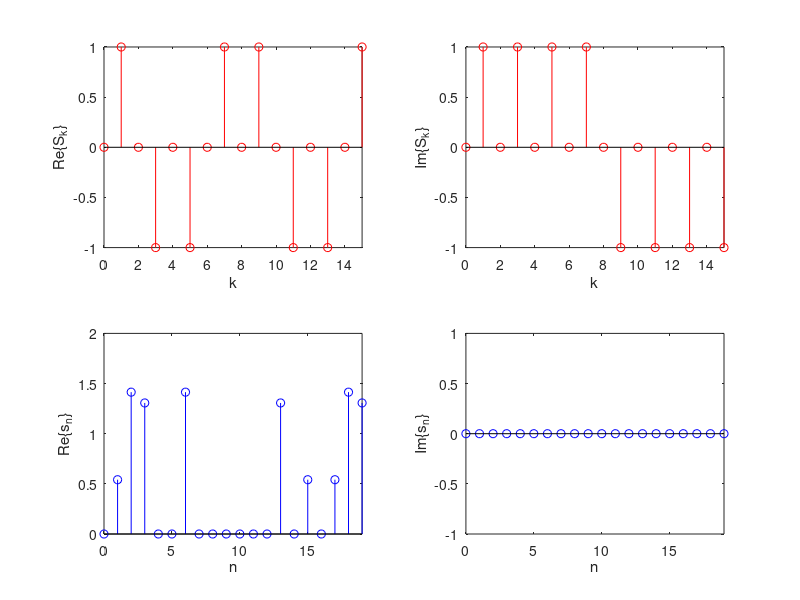
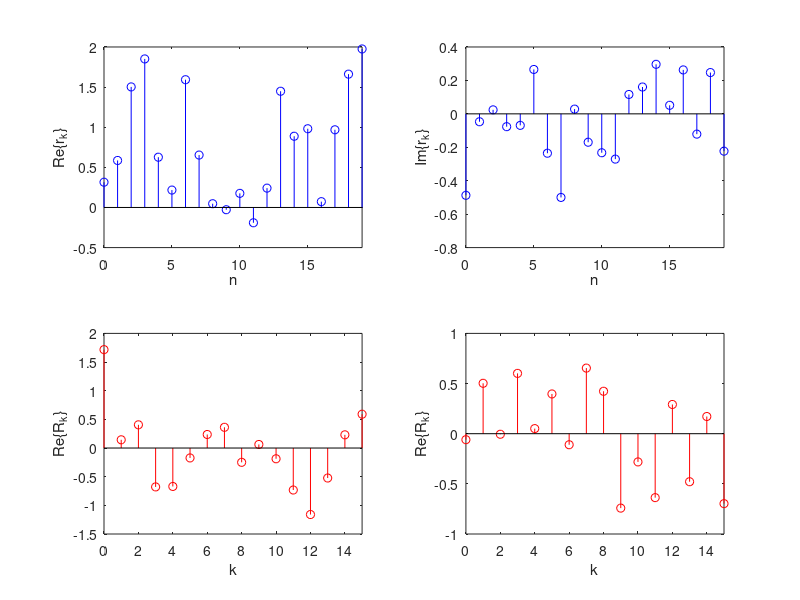
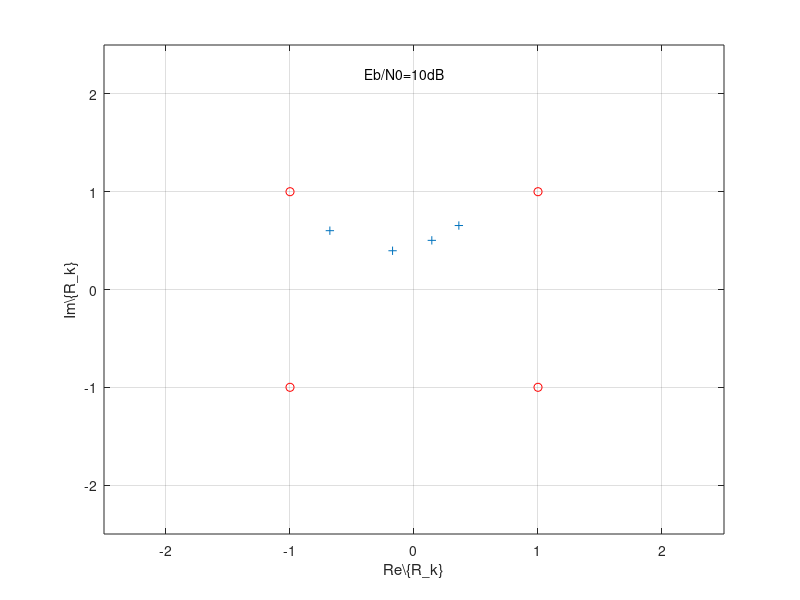

Write the MATLAB code that produced these figures, in order.
%% Signal values and constellation diagram for ACO-OFDM
clear all;close all;clc;
N = 16;% no. OFDM subcarriers
NCP = 4; % CP length
NOFDM = 1; % no.transmitted OFDM symbols
EbN0dB_sim = 10; %SNR (dB)
QPSK_sig_set = [1+i -1+i 1-i -1-i]; %QPSK signal set
h = 0.4.^(0:4); % discrete-time CIR

%%%%%%%%%%%%%%%%%%%%%%%%%%%%%%%%%%%%
EbN0_sim = 10^(EbN0dB_sim/10); %SNR for simulation
N0_sim = (mean(abs(QPSK_sig_set).^2)/2)/EbN0_sim; % N0
b = round(rand(1, 2*NOFDM*(N/4))); % info bits
bp1 = b(1:2:length(b));
bp2 = b(2:2:length(b));
m = 2*bp1+bp2+1; %indices for QPSK signal points
S = QPSK_sig_set(m); %transmitted signal points
S2 = []; s = [];
for j = 1:NOFDM
    tmp = zeros(1, N/2-1);
   tmp(1:2:N/2-1) = S((j-1)*(N/4)+1:j*(N/4));
   S2 = [S2 0 tmp 0 fliplr(conj(tmp))];
   tmp = max(sqrt(N)*ifft(S2((j-1)*N+1:j*N)), 0);
   s = [s tmp(N-NCP+1:N) tmp];
end
tmp = conv(h,s);
w = sqrt(N0_sim/2)*randn(1, NOFDM*(N+NCP))+ i*sqrt(N0_sim/2)*randn(1, NOFDM*(N+NCP)); %AWGN
r = tmp(1:length(s)) + w; % received signal values
H = 1/sqrt(N)*fft(h, N);
R = []; R2 = [];
for j = 1:NOFDM
   tmp = r((j-1)*(N+NCP)+NCP+1:j*(N+NCP));
   tmp = 1/sqrt(N)*fft(tmp)./(sqrt(N)*H);
   R2 = [R2 tmp];
   R = [R tmp(2:2:N/2)];
   %s = [s tmp(N-NCP+1:N) tmp];
end
b2 = []; % received bits
for n = 1:(N/4)*NOFDM
    if real(R(n)) > 0 & imag(R(n)) > 0;
        b2 = [b2 0 0];
    elseif real(R(n)) <= 0 & imag(R(n)) > 0;
        b2 = [b2 0 1];
    elseif real(R(n)) > 0 & imag(R(n)) <= 0;
        b2 = [b2 1 0];
    else
        b2 = [b2 1 1];
    end
end

BER = length(find(b ~= b2))/(2*(N/4)*NOFDM);
Popt = 10*log(mean(s)*1e3);

k = 0:NOFDM*N-1;
k2 = 0:NOFDM*(N+NCP)-1;

figure(1); % transmit signal
subplot(2,2, 1), stem(k, real(S2),'r');
xlabel('k'); ylabel('Re\{S_k\}'); xlim([0 NOFDM*N-1]);
subplot(2,2,2), stem(k, imag(S2),'r');
xlabel('k'); ylabel('Im\{S_k\}'); xlim([0 NOFDM*N-1]);
subplot(2,2,3), stem(k2, real(s),'b');
xlabel('n'); ylabel('Re\{s_n\}'); xlim([0 NOFDM*(N+NCP)-1]);
subplot(2,2,4), stem(k2, imag(s),'b');
xlabel('n'); ylabel('Im\{s_n\}'); xlim([0 NOFDM*(N+NCP)-1]);

figure(2); % receive signal
subplot(2,2, 1), stem(k2, real(r),'b');
xlabel('n'); ylabel('Re\{r_k\}'); xlim([0 NOFDM*(N+NCP)-1]);
subplot(2,2,2), stem(k2, imag(r),'b');
xlabel('n'); ylabel('Im\{r_k\}'); xlim([0 NOFDM*(N+NCP)-1]);
subplot(2,2,3), stem(k, real(R2),'r');
xlabel('k'); ylabel('Re\{R_k\}'); xlim([0 NOFDM*N-1]);
subplot(2,2,4), stem(k, imag(R2),'r');
xlabel('k'); ylabel('Re\{R_k\}'); xlim([0 NOFDM*N-1]);

figure(3);
plot(R, '+'); hold on; grid on;
plot(QPSK_sig_set,'ro');
xlabel('Re\{R_k}'); ylabel('Im\{R_k}');
axis([-2.5 2.5 -2.5 2.5]);
text(-0.4, 2.2, strcat('Eb/N0=', num2str(EbN0dB_sim),'dB'))

